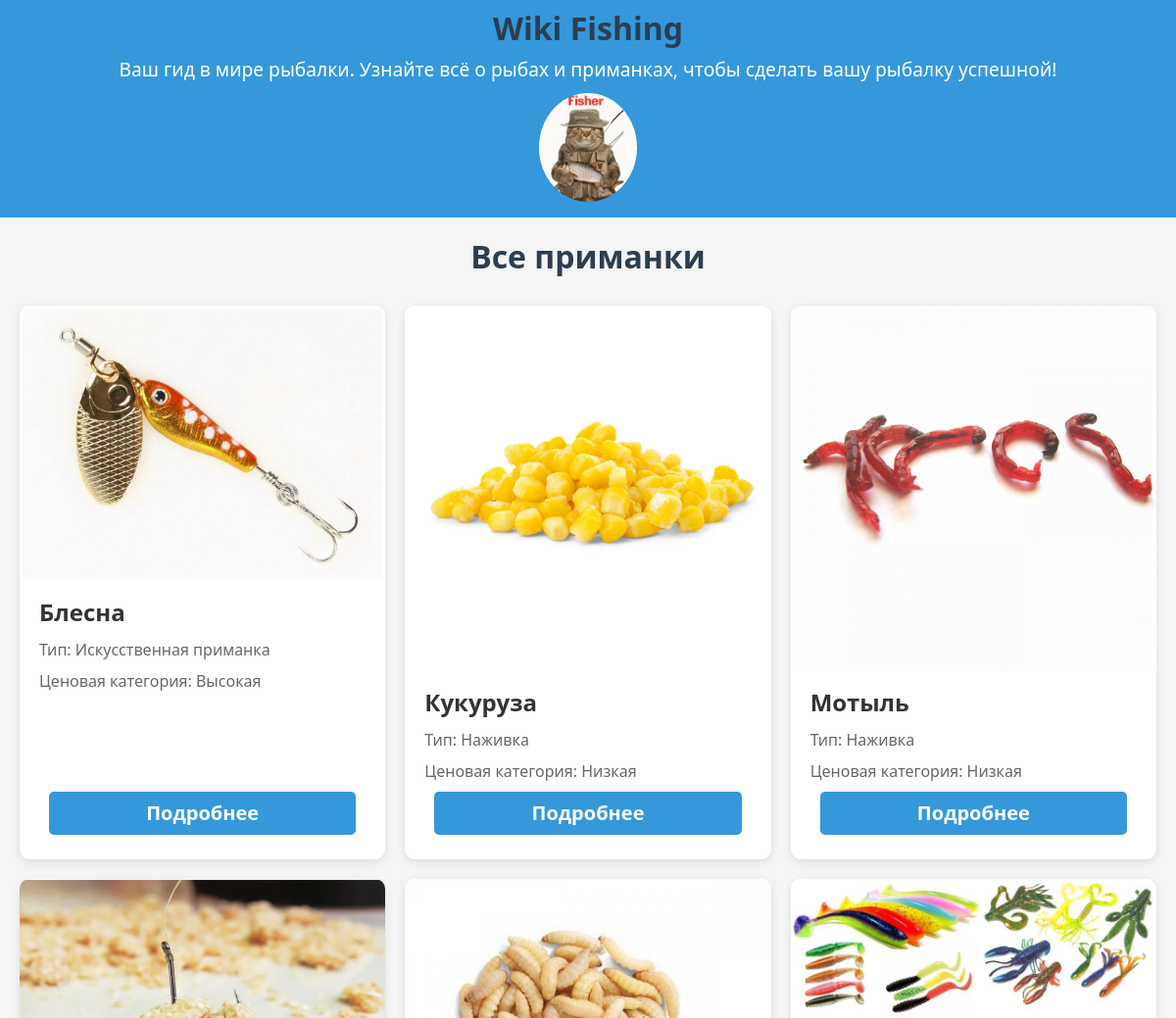
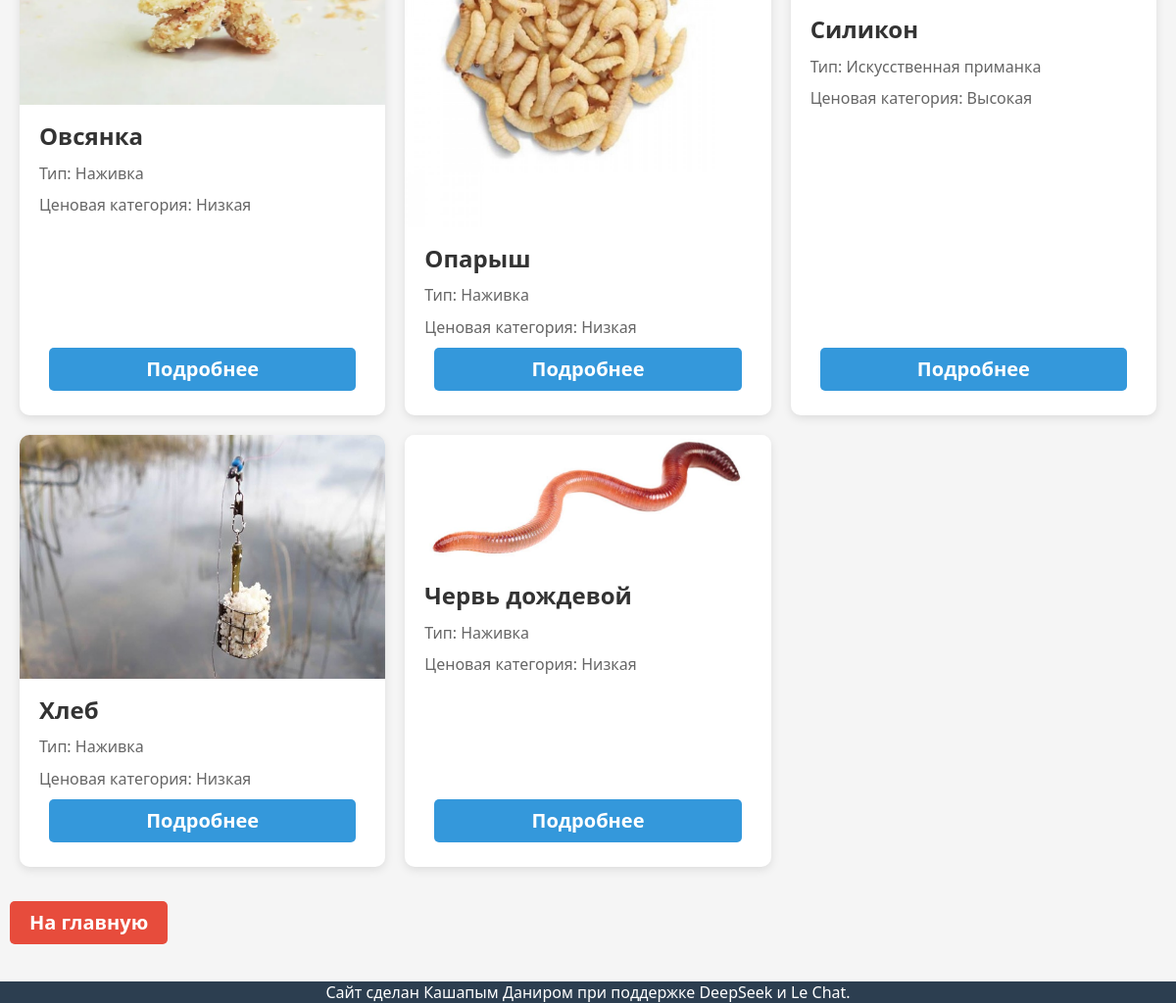
Page /baits/ on the earlier database version (2 pictures, top to bottom).
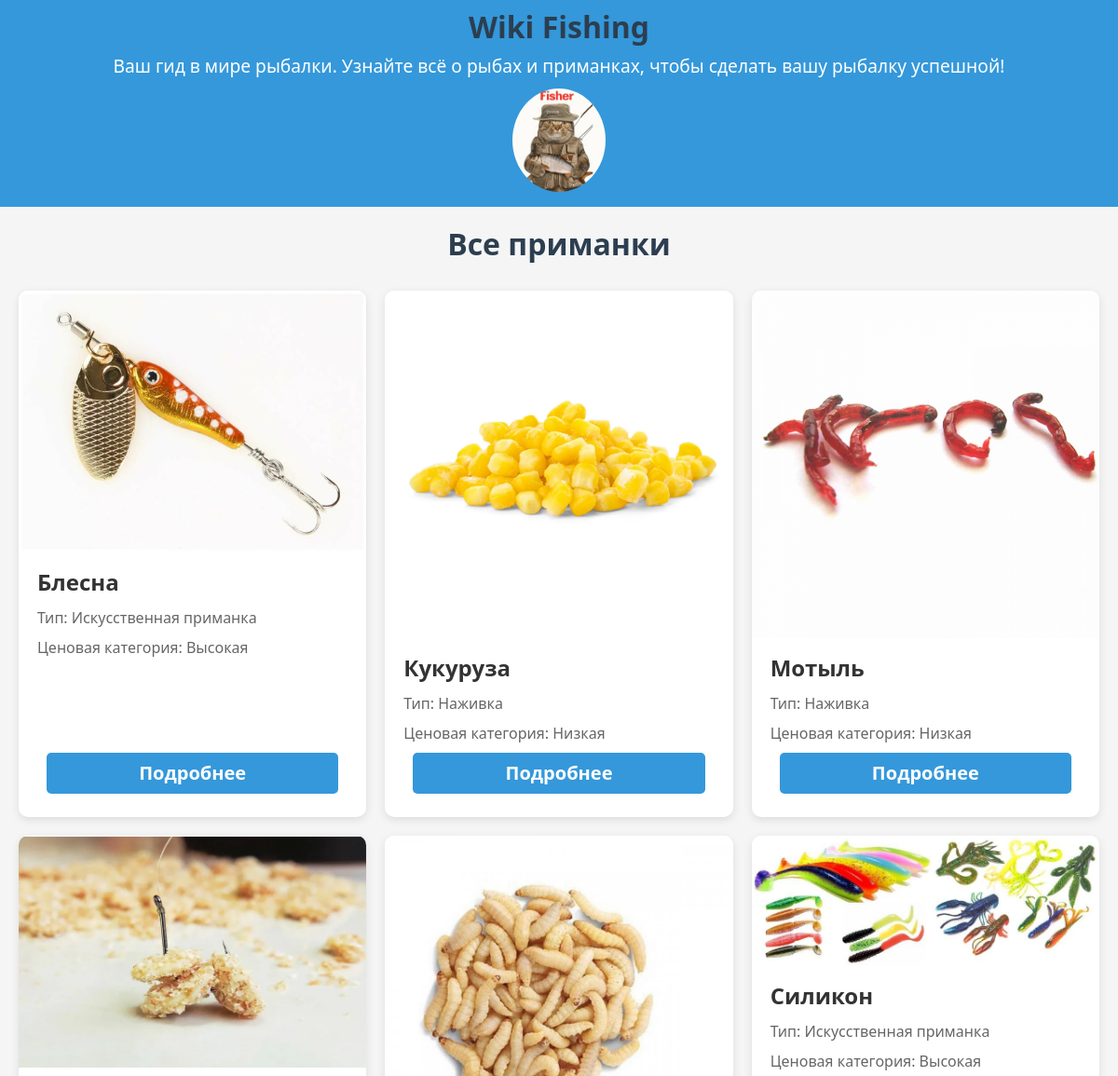
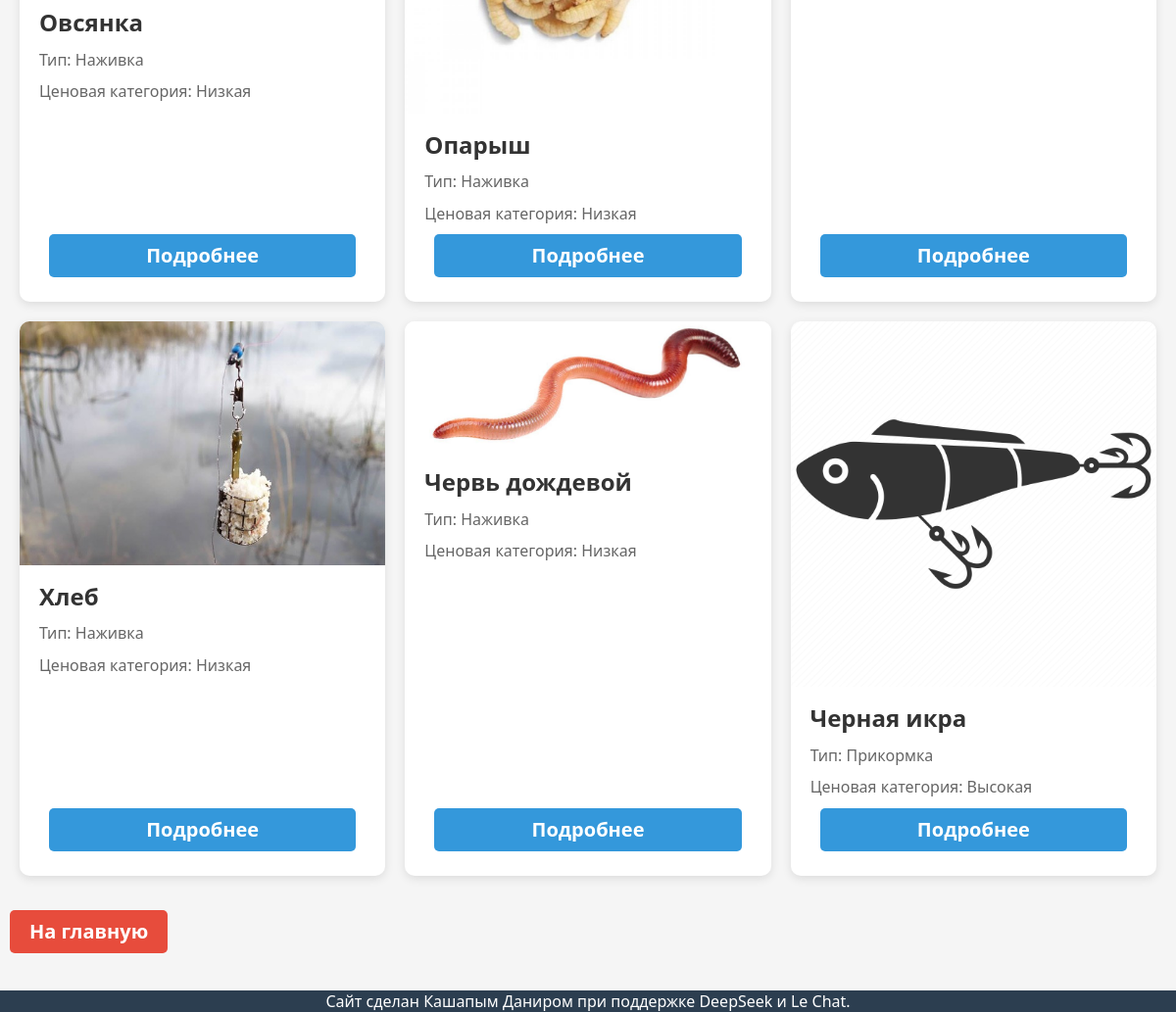
Same page on the later database version (2 pictures, top to bottom).
### fish_app/models.py (models this page shows, shortened)
class Bait(models.Model):
    BAIT_TYPE_CHOICES = [
        ('bait', 'Наживка'),
        ('feed', 'Прикормка'),
        ('lure', 'Искусственная приманка'),
    ]
    PRICE_CATEGORY_CHOICES = [
        ('low', 'Низкая'),
        ('medium', 'Средняя'),
        ('high', 'Высокая'),
    ]
    TARGET_FISH_CHOICES = [
        ('universal', 'Универсальная'),
        ('predator', 'Для хищников'),
        ('peaceful', 'Для мирных рыб'),
    ]
    name = models.CharField(max_length=50, verbose_name="Название")
    type = models.CharField(
        max_length=10,
        choices=BAIT_TYPE_CHOICES,
        verbose_name="Тип приманки",
    )
    description = models.TextField(verbose_name="Описание", blank=True)
    image = models.ImageField(
        upload_to='baits/',
        verbose_name="Изображение",
        blank=True,
        null=True
    )
    target_fish = models.CharField(
        max_length=10,
        choices=TARGET_FISH_CHOICES,
        verbose_name="Целевая рыба",
        default='universal',
    )
    price_category = models.CharField(
        max_length=10,
        choices=PRICE_CATEGORY_CHOICES,
        verbose_name="Категория цены",
        default='medium',
    )
    rating = models.PositiveSmallIntegerField(
        verbose_name="Рейтинг (1-5)",
        null=True,
        blank=True,
        validators=[MinValueValidator(1), MaxValueValidator(5)],
    )
    class Meta:
        verbose_name = "Приманка"
        verbose_name_plural = "Приманки"
        ordering = ['type', 'name']

### fish_app/views.py (the view)
# urls.py: path('baits/', views.bait_list, name='bait_list'),
def bait_list(request):
    baits = Bait.objects.all().order_by('name')
    return render(request, 'bait_list.html', {'baits': baits})

### templates/bait_list.html
{% extends 'base.html' %}
{% load static %}
{% block content %}
<div class="bait-list-container">
    <h1>Все приманки</h1>
    <div class="bait-grid">
        {% for bait in baits %}
        <div class="bait-card">
            <div class="bait-card-image-container">
                <img src="{% if bait.image %}{{ bait.image.url }}{% else %}{% static 'images/default-bait.png' %}{% endif %}"
                alt="{{ bait.name }}">
            </div>
            <div class="bait-card-content">
                <h2>{{ bait.name }}</h2>
                <p>Тип: {{ bait.get_type_display }}</p>
                <p>Ценовая категория: {{ bait.get_price_category_display }}</p>
                <a href="{% url 'bait_detail' bait.id %}" class="btn">Подробнее</a>
            </div>
        </div>
        {% endfor %}
    </div>
    <a href="{% url 'index' %}" class="btn btn-back">На главную</a>
</div>
{% endblock %}

Differences in the rows shown:
added Bait: shows a picture, name "Черная икра", type "Прикормка", price_category "Высокая"
